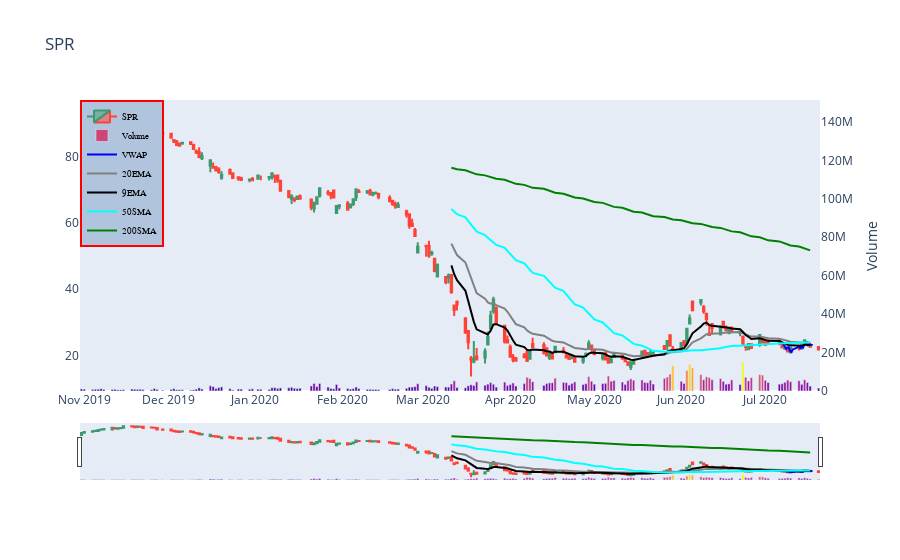

The notebook cell this image was saved under:
### Markdown cell above
## 1.4 Visulization by Plotly

### Code cell
tape = prices
# position = 800
fig0 = go.Figure(
                    data=[
                            go.Candlestick(
                                            x=tape.index,
                                            open=tape['Open'],
                                            high=tape['High'],
                                            low=tape['Low'],
                                            close=tape['Close'],
                                            name=symbol
                                            ),
                            go.Bar(
                                    x=tape.index,
                                    y=tape['Volume'],
                                    yaxis='y2',
                                    name='Volume',
                                    marker_color=tape['Volume']
                                    )
                         ]
                )
fig0.add_trace(
                go.Scatter(
                            x=vwap.index,
                            y=vwap['VWAP'],
                            mode='lines',
                            name='VWAP',
                            line=go.scatter.Line(color='blue'),
                            hovertemplate='%{y:.2f}',
                            )
                )
fig0.add_trace(
                go.Scatter(
                            x=ema20.index,
                            y=ema20['EMA'],
                            mode='lines',
                            name='20EMA',
                            line=go.scatter.Line(color='gray'),
                            hovertemplate='%{y:.2f}',
                            )
                )
fig0.add_trace(
                go.Scatter(
                            x=ema9.index,
                            y=ema9['EMA'],
                            mode='lines',
                            name='9EMA',
                            line=go.scatter.Line(color='black'),
                            hovertemplate='%{y:.2f}',
                            )
                )
fig0.add_trace(
                go.Scatter(
                            x=sma50.index,
                            y=sma50['SMA'],
                            mode='lines',
                            name='50SMA',
                            line=go.scatter.Line(color='Cyan'),
                            hovertemplate='%{y:.2f}',
                            )
                )
fig0.add_trace(
                go.Scatter(
                            x=sma200.index,
                            y=sma200['SMA'],
                            mode='lines',
                            name='200SMA',
                            line=go.scatter.Line(color='Green'),
                            hovertemplate='%{y:.2f}',

                            )
                )


fig0.update_layout(
                    hovermode='x',
                    hoverlabel_align='right',
                    title=symbol,
                    yaxis2=dict(
                                title='Volume',
                                overlaying='y',
                                side='right',
                                showgrid=False,
                                ),
                    yaxis2_range=[0,max(tape['Volume'])*10],
                    legend=dict(
                                x=0,
                                y=1,
                                traceorder='normal',
                                font=dict(
                                            family='sans-serif',
                                            size=9,
                                            color='black'),
                                bgcolor='LightSteelBlue',
                                bordercolor="Red",
                                borderwidth=2,
                                )
                    
                    )
# fig0.add_shape(
#                 type='line',
#                 x0=tape.index[0],
#                 x1=tape.index[-1],
#                 y0=position,
#                 y1=position,
#                 line=dict(
#                             color='black',
#                             width=0.5
#                             )
#                 )
# fig0['layout']['yaxis2']['showgrid'] = False
fig0['layout']['yaxis']['showgrid'] = False
fig0['layout']['xaxis']['showgrid'] = False
fig0.show() # Yes, it means "show" the figure
